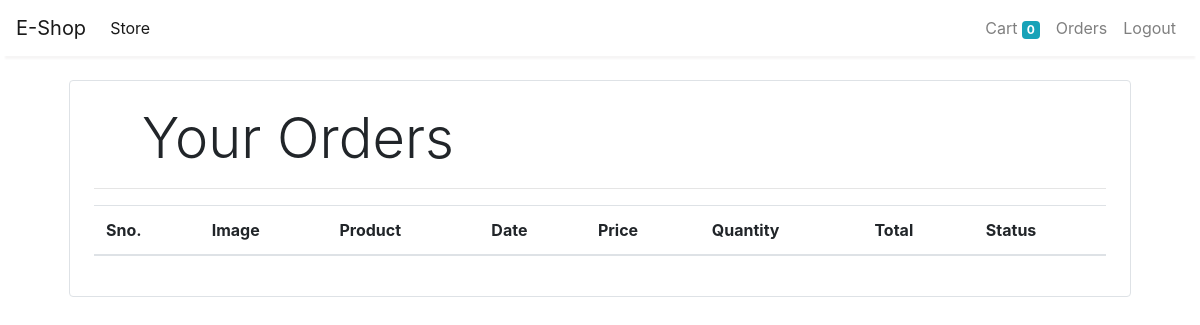
Before: /orders (signed in) with the older database file.
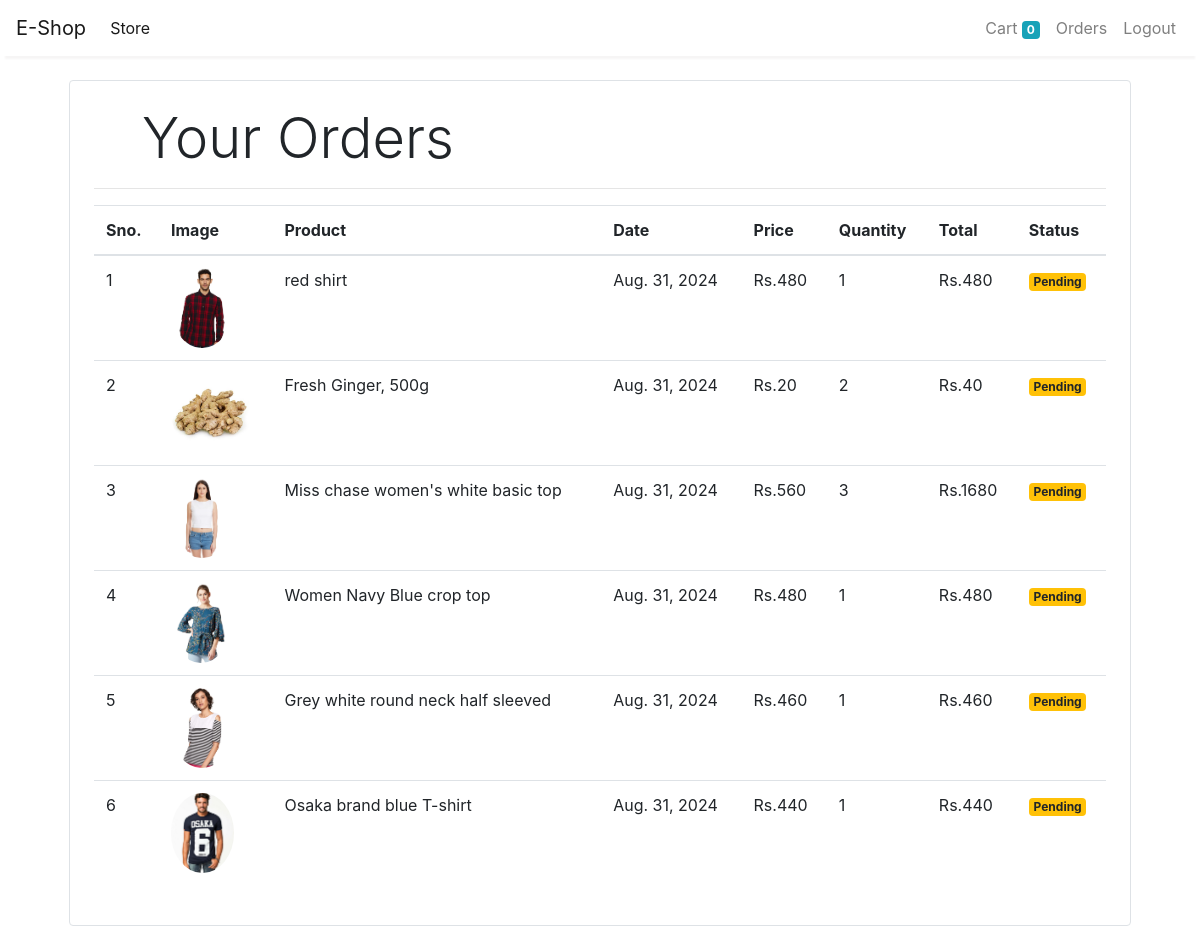
After: the same page with the newer database file.
### store/models/orders.py (models this page shows, shortened)
class Order(models.Model):
    product = models.ForeignKey(Product, on_delete=models.CASCADE)
    customer = models.ForeignKey(Customer,on_delete=models.CASCADE)
    quantity = models.IntegerField(default=1)
    price = models.IntegerField()
    address = models.CharField(max_length=50, default='', blank=True)
    phone = models.CharField(max_length=50, default='', blank=True)
    date = models.DateField(default=datetime.datetime.today)
    status = models.BooleanField(default=False)
    @staticmethod
    def get_orders_by_customer(customer_id):
        return Order.objects.filter(customer = customer_id).order_by('-date')  # minus as followed by date to order the products by their date in decreasing order means recent item added should be shown at first like that

### store/models/product.py (models this page shows, shortened)
class Product(models.Model): #now Product is the subclass of Model \
    name = models.CharField(max_length=50)
    price = models.IntegerField(default=0)
    category = models.ForeignKey(Category,on_delete=models.CASCADE,default=1)  #kisi bhi product fucntion delete karte ho to saarey delete ho jaenge different different category se wo specific product ondelte=
    description = models.CharField(max_length=200,default=' ')
    image=models.ImageField(upload_to='uploads/products/') #where to save image if uploaded

### store/middlewares/auth.py (the view)
    def middleware(request):
        print(request.session.get('customer')) #shows None if not login
        returnUrl = request.META['PATH_INFO']
        print(request.META['PATH_INFO'])
        if not request.session.get('customer'): # if customer found means you are logged in
            return redirect(f'login?return_url={returnUrl}')  #important to return then only login page will be shown on going order tab without any user logged in it
        response = get_response(request)
        return response

### store/templatetags/custom_filter.py (called while the page is built)
@register.filter(name='currency')  #when we use in template then it is called in the below fucntion according matching name this is is use of decrator
def currency(number):   #cart is the dictionary having key values defiend home.html
    return "Rs."+str(number)

@register.filter(name='multiply')  #when we use in template then it is called in the below fucntion according matching name this is is use of decrator
def multiply(number,number1):   #cart is the dictionary having key values defiend home.html
    return number*number1

### store/views/orders.py (called while the page is built)
    def get(self,request):
        customer = request.session.get('customer')
        orders = Order.get_orders_by_customer(customer)
        print(orders)
        return render(request,'orders.html',{'orders':orders}) #important to pass this orders object so that can be used in zinga template orders.html

### store/templates/orders.html
{% extends 'base.html' %}
{% block content %}
{% load cart %}
{% load custom_filter %}
<div class="container">
   <div class="border rounded p-4 m-4">
        <p class="display-4 pl-4 ml-4">Your Orders</p>
        <hr>
        <table class="table">
            <thead>
                <tr>
                    <th>Sno.</th>
                    <th>Image</th>
                    <th>Product</th>
                    <th>Date</th>
                    <th>Price</th>
                    <th>Quantity</th>
                    <th>Total</th>
                    <th>Status</th>
                </tr>
            </thead>
            <tbody>
                {% for order in orders %}
                <tr>
                    <td>{{forloop.counter}}</td>
                    <td><img style="height: 80px;" class="rounded-circle" src="{{order.product.image.url}}" alt=""></td>
                    <td>{{order.product.name}}</td>
                    <td>{{order.date}}</td>
                    <td>{{order.price|currency}}</td>
                    <td>{{order.quantity}}</td>
                    <td>{{order.quantity|multiply:order.price|currency}}</td>
                    {% if order.status %}
                    <td><small class="badge badge-success">Completed</small></td>
                    {%else%}
                    <td><small class="badge badge-warning">Pending</small></td>
                    {% endif %}
                </tr>
                {% endfor %}
            </tbody>
        </table>
   </div>
</div>
{% endblock %}

Changed rows visible on the page:
added Order: product.image (picture), product.name "red shirt", date "Aug. 31, 2024", price "Rs.480", quantity "1", quantity|multiply "Rs.480", status "Pending"
added Order: product.image (picture), product.name "Fresh Ginger, 500g", date "Aug. 31, 2024", price "Rs.20", quantity "2", quantity|multiply "Rs.40", status "Pending"
added Order: product.image (picture), product.name "Miss chase women's white basic top", date "Aug. 31, 2024", price "Rs.560", quantity "3", quantity|multiply "Rs.1680", status "Pending"
added Order: product.image (picture), product.name "Women Navy Blue crop top", date "Aug. 31, 2024", price "Rs.480", quantity "1", quantity|multiply "Rs.480", status "Pending"
added Order: product.image (picture), product.name "Grey white round neck half sleeved", date "Aug. 31, 2024", price "Rs.460", quantity "1", quantity|multiply "Rs.460", status "Pending"
added Order: product.image (picture), product.name "Osaka brand blue T-shirt", date "Aug. 31, 2024", price "Rs.440", quantity "1", quantity|multiply "Rs.440", status "Pending"
